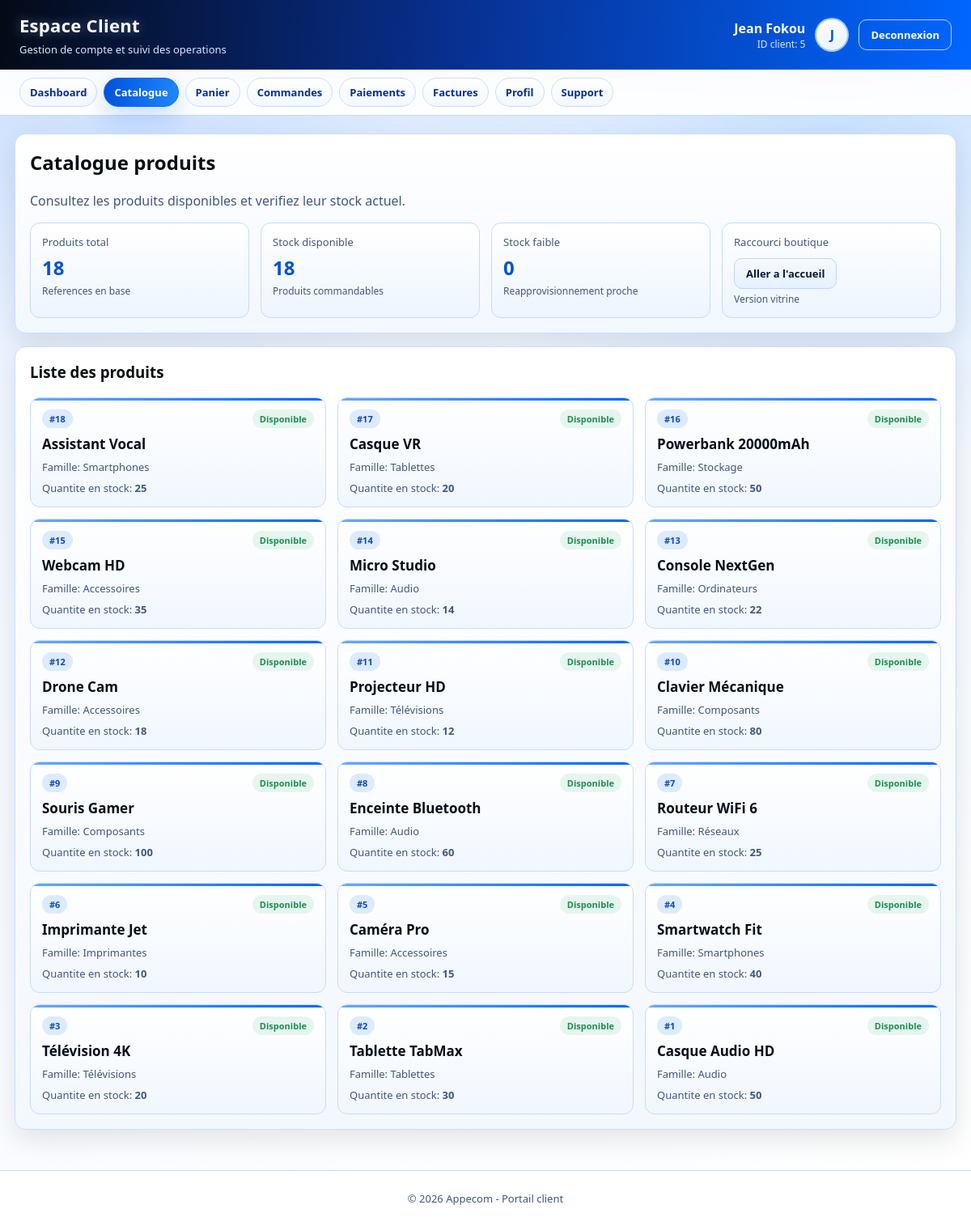
The app's page /client/catalogue.php (signed in) with its own data.
### tables this page shows
CREATE TABLE IF NOT EXISTS `produit` (
  `id_produit` int NOT NULL AUTO_INCREMENT,
  `libelle` varchar(50) NOT NULL,
  `prix` decimal(10,2) NOT NULL,
  `description` varchar(255) DEFAULT NULL,
  `quantite` int DEFAULT '0',
  `id_famille` int DEFAULT NULL,
  PRIMARY KEY (`id_produit`),
  KEY `id_famille` (`id_famille`)
);

### client/_layout.php (called while the page is built, shortened)
<?php
function client_h($value)
{
    return htmlspecialchars((string) $value, ENT_QUOTES, 'UTF-8');
}
?>

### client/catalogue.php (the view, shortened to what this page needs)
<?php
require __DIR__ . '/_layout.php';
$products = [];
if ($clientDb instanceof mysqli) {
    $sql = "SELECT p.id_produit, p.libelle, p.quantite, COALESCE(f.libelle, 'Non classe') AS famille FROM Produit p LEFT JOIN Famille f ON f.id_famille = p.id_famille ORDER BY p.id_produit DESC";
    $result = $clientDb->query($sql);
    if ($result) {
        while ($row = $result->fetch_assoc()) {
            $products[] = $row;
        }
    }
}
include __DIR__ . '/_header.php';
?>
<section class="panel">
  <h2>Catalogue produits</h2>
  <p class="muted">Consultez les produits disponibles et verifiez leur stock actuel.</p>
  <div class="grid-4" style="margin-top:12px;">
    <article class="stat">
      <div class="label">Produits total</div>
      <div class="value"><?php echo count($products); ?></div>
      <div class="sub">References en base</div>
    </article>
    <article class="stat">
      <div class="label">Stock disponible</div>
      <div class="value"><?php echo count(array_filter($products, function ($p) { return (int) $p['quantite'] > 0; })); ?></div>
      <div class="sub">Produits commandables</div>
    </article>
    <article class="stat">
      <div class="label">Stock faible</div>
      <div class="value"><?php echo count(array_filter($products, function ($p) { return (int) $p['quantite'] > 0 && (int) $p['quantite'] <= 5; })); ?></div>
      <div class="sub">Reapprovisionnement proche</div>
    </article>
    <article class="stat">
      <div class="label">Raccourci boutique</div>
      <div class="value" style="font-size:16px; margin-top:11px;"><a href="../acceuil.php" class="btn btn-secondary">Aller a l'accueil</a></div>
      <div class="sub">Version vitrine</div>
    </article>
  </div>
</section>
<section class="panel">
  <h3>Liste des produits</h3>
  <?php if (!empty($products)): ?>
    <div class="cards-grid" style="margin-top:12px;">
      <?php foreach ($products as $product): ?>
        <?php
          $qty = (int) $product['quantite'];
          $stockLabel = $qty <= 0 ? 'Rupture' : ($qty <= 5 ? 'Stock faible' : 'Disponible');
          $stockClass = $qty <= 0 ? 'danger' : ($qty <= 5 ? 'warning' : 'success');
        ?>
        <article class="mini-card">
          <div class="card-top">
            <span class="badge info">#<?php echo (int) $product['id_produit']; ?></span>
            <span class="badge <?php echo $stockClass; ?>"><?php echo client_h($stockLabel); ?></span>
          </div>
          <h3><?php echo client_h($product['libelle']); ?></h3>
          <p>Famille: <?php echo client_h($product['famille']); ?></p>
          <p style="margin-top:8px;">Quantite en stock: <strong><?php echo $qty; ?></strong></p>
        </article>
      <?php endforeach; ?>
    </div>
  <?php else: ?>
    <div class="empty-state">Aucun produit trouve pour le moment.</div>
  <?php endif; ?>
</section>
<?php include __DIR__ . '/_footer.php'; ?>

### client/client-theme.css (style rules this page uses)
* { box-sizing: border-box; }
body { margin: 0; font-family: 'Segoe UI', Tahoma, Arial, sans-serif; color: var(--black); background: radial-gradient(circle at 12% -12%, rgba(0, 102, 255, 0.24), transparent 34%), radial-gradient(circle at 86% 4%, rgba(31, 136, 255, 0.22), transparent 30%), linear-gradient(160deg, var(--blue-50), #f4f9ff 45%, var(--white)); }
.panel { background: linear-gradient(180deg, #ffffff, #f3f8ff); border: 1px solid var(--border); border-radius: var(--radius); box-shadow: var(--shadow); padding: 18px; }
.panel h2, .panel h3 { margin-top: 0; }
.grid-4 { display: grid; grid-template-columns: repeat(4, minmax(0, 1fr)); gap: 14px; }
.stat { border: 1px solid #c4dbff; border-radius: 12px; padding: 14px; background: linear-gradient(180deg, #ffffff, #edf5ff); transition: transform 0.16s ease, box-shadow 0.16s ease, border-color 0.16s ease; }
.stat .label { color: var(--slate); font-size: 13px; }
.stat .value { margin-top: 6px; font-size: 24px; font-weight: 700; color: var(--blue-700); }
.stat .sub { margin-top: 4px; color: var(--slate); font-size: 12px; }
.muted { color: var(--slate); }
.cards-grid { display: grid; grid-template-columns: repeat(3, minmax(0, 1fr)); gap: 14px; }
.mini-card { border: 1px solid #c6dbff; border-radius: 12px; padding: 14px; background: linear-gradient(180deg, #ffffff, #f1f7ff); transition: transform 0.16s ease, box-shadow 0.16s ease, border-color 0.16s ease; position: relative; overflow: hidden; }
.mini-card::before { content: ''; position: absolute; top: 0; left: 0; right: 0; height: 3px; background: linear-gradient(90deg, #68a9ff, var(--blue-600)); }
.mini-card h3 { margin: 8px 0; font-size: 17px; }
.mini-card p { margin: 0; font-size: 13px; color: var(--slate); }
.card-top { display: flex; justify-content: space-between; align-items: center; gap: 8px; }
.badge { display: inline-block; border-radius: 999px; padding: 4px 9px; font-size: 11px; font-weight: 700; }
.badge.success { color: var(--success); background: #e6f6ee; }
.badge.info { color: #0f49b2; background: #dcebff; }
.btn { display: inline-block; border: 1px solid var(--blue-600); background: linear-gradient(100deg, var(--blue-700), var(--blue-500)); color: var(--white); text-decoration: none; padding: 9px 14px; border-radius: 10px; font-size: 13px; font-weight: 600; cursor: pointer; transition: transform 0.16s ease, box-shadow 0.16s ease, filter 0.16s ease; }
.btn-secondary { background: linear-gradient(180deg, #f7faff, #e6f0ff); border-color: #bcd5ff; color: var(--blue-900); }

### records on screen
produit: id_produit "18", quantite "Disponible", libelle "Assistant Vocal", famille "Smartphones", quantite "25"
produit: id_produit "17", quantite "Disponible", libelle "Casque VR", famille "Tablettes", quantite "20"
produit: id_produit "16", quantite "Disponible", libelle "Powerbank 20000mAh", famille "Stockage", quantite "50"
produit: id_produit "15", quantite "Disponible", libelle "Webcam HD", famille "Accessoires", quantite "35"
produit: id_produit "14", quantite "Disponible", libelle "Micro Studio", famille "Audio", quantite "14"
produit: id_produit "13", quantite "Disponible", libelle "Console NextGen", famille "Ordinateurs", quantite "22"
produit: id_produit "12", quantite "Disponible", libelle "Drone Cam", famille "Accessoires", quantite "18"
produit: id_produit "11", quantite "Disponible", libelle "Projecteur HD", famille "Télévisions", quantite "12"
produit: id_produit "10", quantite "Disponible", libelle "Clavier Mécanique", famille "Composants", quantite "80"
produit: id_produit "9", quantite "Disponible", libelle "Souris Gamer", famille "Composants", quantite "100"
produit: id_produit "8", quantite "Disponible", libelle "Enceinte Bluetooth", famille "Audio", quantite "60"
produit: id_produit "7", quantite "Disponible", libelle "Routeur WiFi 6", famille "Réseaux", quantite "25"
produit: id_produit "6", quantite "Disponible", libelle "Imprimante Jet", famille "Imprimantes", quantite "10"
produit: id_produit "5", quantite "Disponible", libelle "Caméra Pro", famille "Accessoires", quantite "15"
produit: id_produit "4", quantite "Disponible", libelle "Smartwatch Fit", famille "Smartphones", quantite "40"
produit: id_produit "3", quantite "Disponible", libelle "Télévision 4K", famille "Télévisions", quantite "20"
produit: id_produit "2", quantite "Disponible", libelle "Tablette TabMax", famille "Tablettes", quantite "30"
produit: id_produit "1", quantite "Disponible", libelle "Casque Audio HD", famille "Audio", quantite "50"

### other values on screen
client_h($clientName) "Jean Fokou"
$clientId "5"
client_h($clientInitial) "J"
client_h($item['label']) "Dashboard"
client_h($item['label']) "Catalogue"
client_h($item['label']) "Panier"
client_h($item['label']) "Commandes"
client_h($item['label']) "Paiements"
client_h($item['label']) "Factures"
client_h($item['label']) "Profil"
client_h($item['label']) "Support"
count($products) "18"
